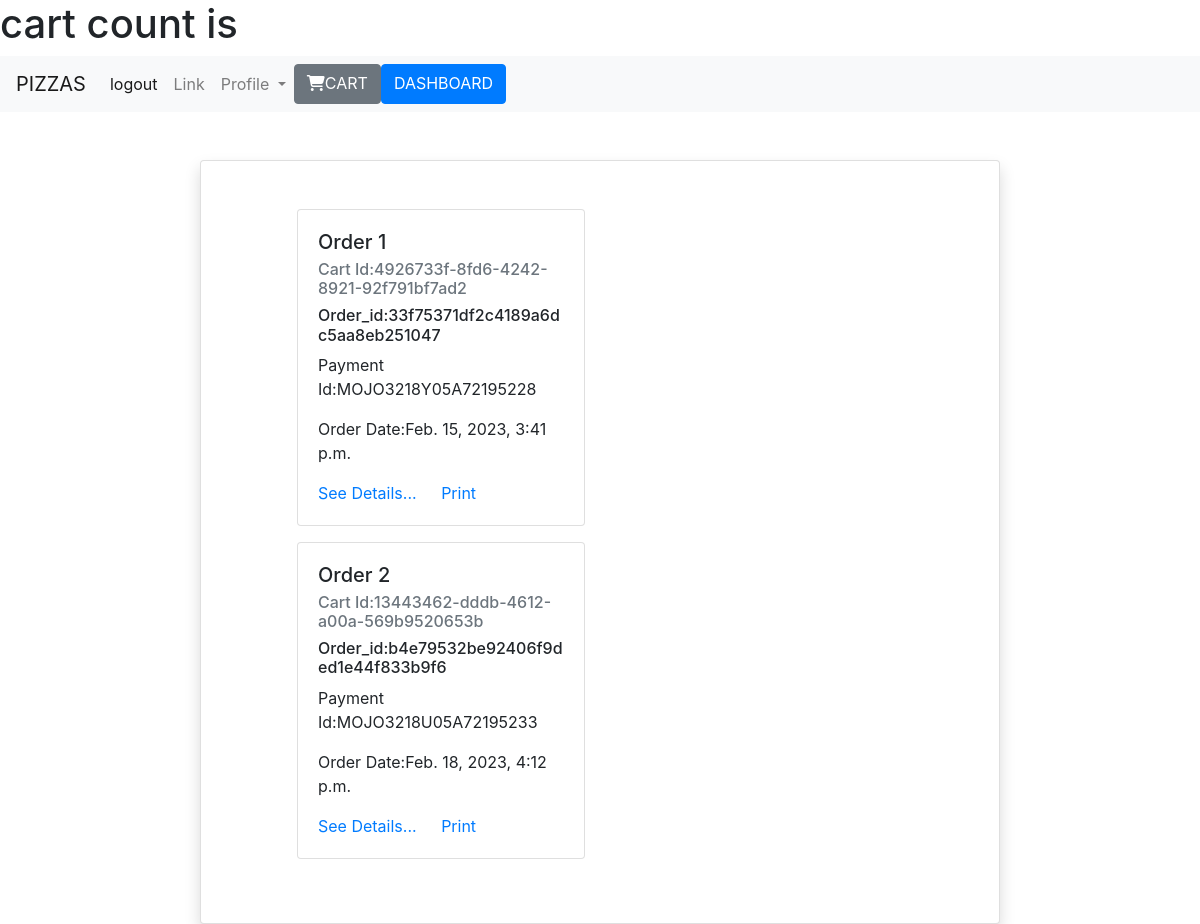
Before: /orders_list (signed in) with the older database file.
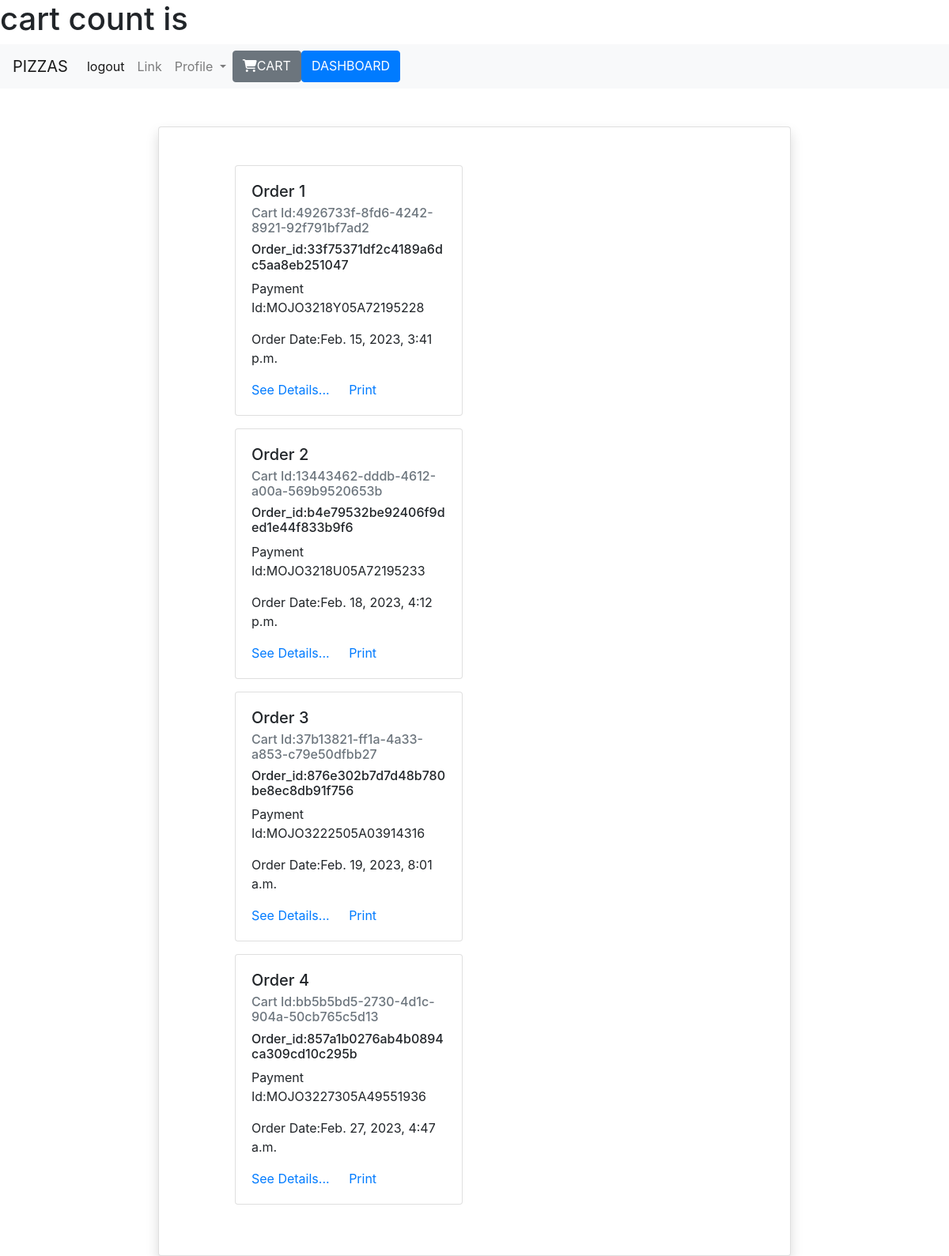
After: the same page with the newer database file.
### pizza/models.py (models this page shows, shortened)
class Baseclass(models.Model):
    uid=models.UUIDField(primary_key=True,editable=False,default=uuid.uuid4)
    created_at=models.DateTimeField(auto_now_add=True)
    updated_at=models.DateTimeField(auto_now_add=True)
    class Meta:
        abstract=True

class Cart(Baseclass):
    user=models.ForeignKey(User,on_delete=models.SET_NULL,null=True,related_name='carts')
    is_paid=models.BooleanField(default=False)
    payment_id=models.CharField(max_length=100,default=True)
    payment_request_id=models.CharField(max_length=100,default=True)

### pizza/views.py (the view)
# urls.py: path('orders_list',views.orders_list,name='orders_list'),
@login_required(login_url="/login")
def orders_list(request):
    print(request.user)
    order_items=Cart.objects.filter(is_paid=True,user=request.user)
    print(order_items)
    context={'orders':order_items}
    return render(request,'tests.html',context)

### templates/tests.html (shortened to what this page needs)
{% extends 'base.html' %}
{%block main-content%}
    <div class ="container mt-5 mx auto col-md-8 card shadow p-5">
        <div class="row mx-auto">
            {%for orderlist in orders%}
        <div class="card mx-5 mb-3" style="width: 18rem;">
        <div class="card-body">
      <h5 class="card-title">Order {{forloop.counter}}</h5>
      <h6 class="card-subtitle mb-2 text-muted">Cart Id:{{orderlist.uid}}</h6>
      <h6 class="card-text">Order_id:{{orderlist.payment_id}}</h6>
      <p class="card-text">Payment Id:{{orderlist.payment_request_id}}</p>
      <p class="card-text">Order Date:{{orderlist.created_at}}</p>
      <a href="#" class="card-link">See Details...</a>
      <a href="#" class="card-link">Print</a>
    </div>
</div>
    {%endfor%}
  </div>
  {%endblock%}

Changed rows visible on the page:
now on this page (row edited): Cart: uid "37b13821-ff1a-4a33-a853-c79e50dfbb27", payment_id "876e302b7d7d48b780be8ec8db91f756", payment_request_id "MOJO3222505A03914316", created_at "Feb. 19, 2023, 8:01 a.m."
added Cart: uid "bb5b5bd5-2730-4d1c-904a-50cb765c5d13", payment_id "857a1b0276ab4b0894ca309cd10c295b", payment_request_id "MOJO3227305A49551936", created_at "Feb. 27, 2023, 4:47 a.m."
